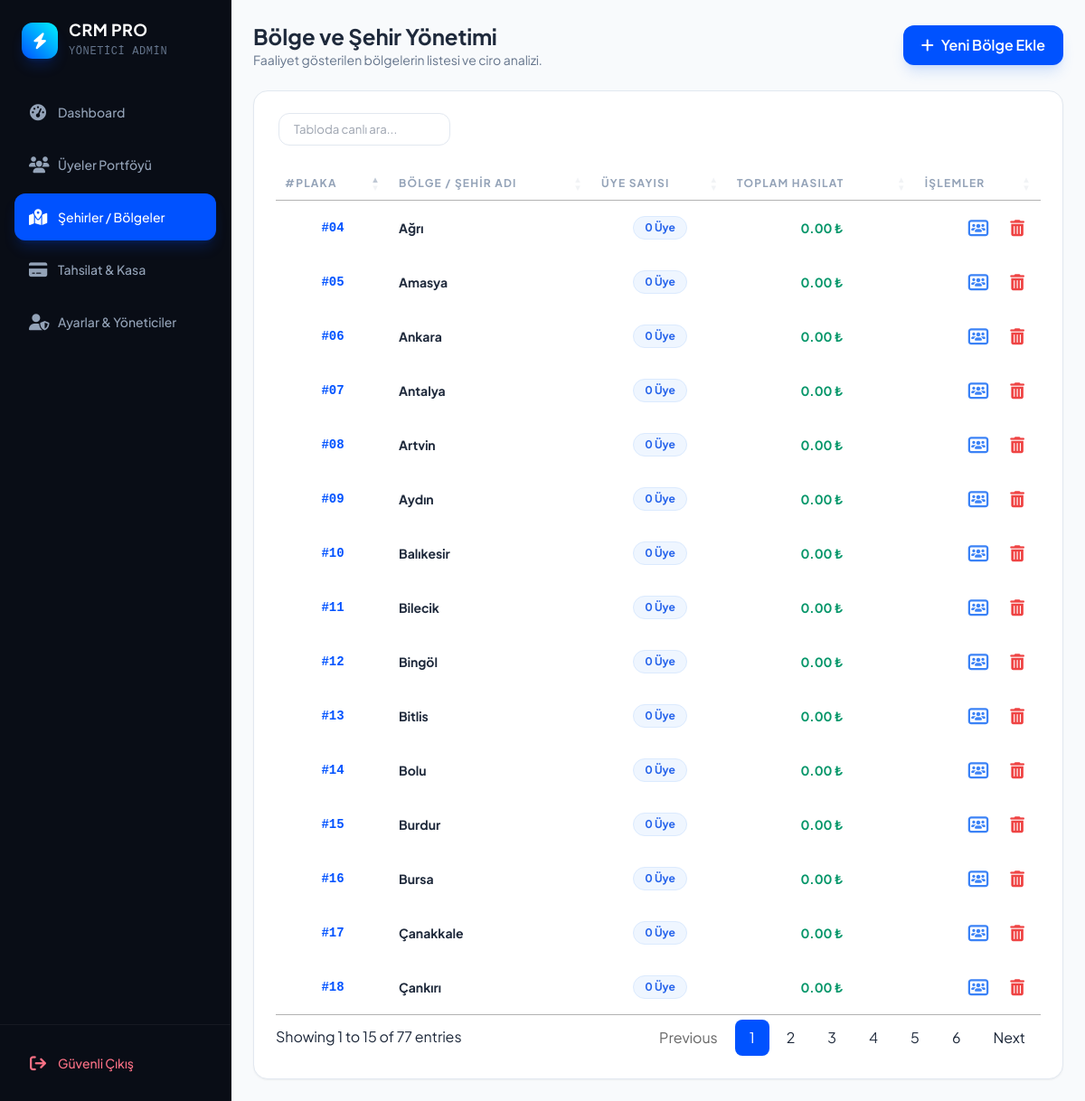
/bolgeler.php (signed in), run on the app's committed database.
### tables this page shows
CREATE TABLE `sehirler` (
  `id` int(11) NOT NULL,
  `plaka` varchar(2) NOT NULL,
  `sehir_adi` varchar(50) NOT NULL
);

### bolgeler.php (the view, shortened to what this page needs)
<?php
include 'config/db.php';
include 'includes/header.php';
include 'includes/sidebar.php';
?>
<main class="flex-1 w-full min-w-0 p-6 bg-slate-50 min-h-screen overflow-y-auto">
    <div class="flex justify-between items-center mb-6">
        <div>
            <h1 class="text-2xl font-bold text-slate-800">Bölge ve Şehir Yönetimi</h1>
            <p class="text-slate-500 text-sm">Faaliyet gösterilen bölgelerin listesi ve ciro analizi.</p>
        </div>
        <button onclick="openModal('modalSehirEkle')" class="bg-brand-electric hover:bg-brand-electricHover text-white px-5 py-2.5 rounded-xl shadow-lg shadow-blue-500/20 transition-all flex items-center font-semibold">
            <i class="fa-solid fa-plus mr-2"></i> Yeni Bölge Ekle
        </button>
    </div>
    <div class="bg-white rounded-2xl shadow-sm border border-slate-200 overflow-hidden">
        <div class="p-6">
            <table id="tabloBolgeler" class="w-full text-left">
                <thead>
                    <tr class="text-slate-400 text-xs uppercase tracking-widest border-b border-slate-100">
                        <th class="pb-4 font-semibold text-center">#PLAKA</th>
                        <th class="pb-4 font-semibold">BÖLGE / ŞEHİR ADI</th>
                        <th class="pb-4 font-semibold text-center">ÜYE SAYISI</th>
                        <th class="pb-4 font-semibold text-center">TOPLAM HASILAT</th>
                        <th class="pb-4 font-semibold text-right">İŞLEMLER</th>
                    </tr>
                </thead>
                <tbody class="text-slate-600 text-sm">
                    <?php
                    $sorgu = $db->query("
                        SELECT s.*,
                        (SELECT COUNT(*) FROM uyeler u WHERE u.sehir_plaka = s.plaka) as uye_sayisi,
                        (SELECT SUM(o.miktar) FROM odemeler o JOIN uyeler u ON o.uye_id = u.id WHERE u.sehir_plaka = s.plaka) as toplam_gelir
                        FROM sehirler s ORDER BY s.sehir_adi ASC
                    ");
                    while($row = $sorgu->fetch()):
                    ?>
                    <tr class="border-b border-slate-50 hover:bg-slate-50/80 transition">
                        <td class="py-4 text-center font-mono font-bold text-brand-electric">
                            #<?= $row['plaka'] ?>
                        </td>
                        <td class="py-4 font-bold text-slate-800">
                            <?= $row['sehir_adi'] ?>
                        </td>
                        <td class="py-4 text-center">
                            <span class="inline-flex items-center px-3 py-1 rounded-full text-xs font-bold bg-blue-50 text-blue-600 border border-blue-100">
                                <?= $row['uye_sayisi'] ?> Üye
                            </span>
                        </td>
                        <td class="py-4 text-center font-bold text-emerald-600">
                            <?= number_format($row['toplam_gelir'] ?? 0, 2) ?> ₺
                        </td>
                        <td class="py-4 text-right">
                            <div class="flex justify-end gap-2">
                                <a href="uyeler.php?sehir=<?= $row['plaka'] ?>" title="Üyeleri Filtrele" class="p-2 hover:bg-blue-50 rounded-lg text-blue-500 transition">
                                    <i class="fa-solid fa-users-rectangle text-lg"></i>
                                </a>
                                <button onclick="confirmDelete(<?= $row['id'] ?>, <?= $row['uye_sayisi'] ?>)" title="Bölgeyi Sil" class="p-2 hover:bg-red-50 rounded-lg text-red-500 transition">
                                    <i class="fa-solid fa-trash-can text-lg"></i>
                                </button>
                            </div>
                        </td>
                    </tr>
                    <?php endwhile; ?>
                </tbody>
            </table>
        </div>
    </div>
</main>
<?php include 'includes/footer.php'; ?>

### header.php (shortened to what this page needs)
<!DOCTYPE html>
<html lang="tr">
<head>
    <script src="https://cdn.tailwindcss.com"></script>
    <link rel="stylesheet" href="https://cdnjs.cloudflare.com/ajax/libs/font-awesome/6.4.0/css/all.min.css">
    <link rel="stylesheet" href="https://cdn.datatables.net/1.13.6/css/jquery.dataTables.min.css">
    <link rel="stylesheet" href="https://cdn.datatables.net/buttons/2.4.1/css/buttons.dataTables.min.css">
</head>
<body class="bg-slate-50 text-slate-800 antialiased font-sans flex min-h-screen">

### sidebar.php (shortened to what this page needs)
<?php
$currentPage = basename($_SERVER['PHP_SELF']);
?>
<aside class="w-64 bg-brand-black border-r border-white/5 flex flex-col justify-between hidden md:flex shrink-0 min-h-screen">
    <div>
        <div class="p-6 flex items-center space-x-3">
            <div class="w-10 h-10 rounded-xl bg-gradient-to-tr from-brand-electric to-brand-turquoise flex items-center justify-center text-white shadow-lg shadow-brand-electric/20">
                <i class="fa-solid fa-bolt text-lg"></i>
            </div>
            <div>
                <span class="text-white font-bold text-lg tracking-wide block leading-none">CRM PRO</span>
                <span class="text-xs text-slate-500 font-mono tracking-wider uppercase"><?= htmlspecialchars($_SESSION['ad_soyad'] ?? 'YÖNETİCİ') ?></span>
            </div>
        </div>
        <nav class="px-4 space-y-1.5 mt-2">
            <a href="index.php" class="flex items-center space-x-3 px-4 py-3 rounded-xl transition font-medium text-sm <?= $currentPage == 'index.php' ? 'bg-brand-electric text-white shadow-lg shadow-brand-electric/20' : 'text-slate-400 hover:text-white hover:bg-white/5' ?>">
                <i class="fa-solid fa-gauge-high text-lg w-5 text-center"></i>
                <span>Dashboard</span>
            </a>
            <a href="uyeler.php" class="flex items-center space-x-3 px-4 py-3 rounded-xl transition font-medium text-sm <?= $currentPage == 'uyeler.php' ? 'bg-brand-electric text-white shadow-lg shadow-brand-electric/20' : 'text-slate-400 hover:text-white hover:bg-white/5' ?>">
                <i class="fa-solid fa-users text-lg w-5 text-center"></i>
                <span>Üyeler Portföyü</span>
            </a>
            <a href="bolgeler.php" class="flex items-center space-x-3 px-4 py-3 rounded-xl transition font-medium text-sm <?= $currentPage == 'bolgeler.php' ? 'bg-brand-electric text-white shadow-lg shadow-brand-electric/20' : 'text-slate-400 hover:text-white hover:bg-white/5' ?>">
                <i class="fa-solid fa-map-location-dot text-lg w-5 text-center"></i>
                <span>Şehirler / Bölgeler</span>
            </a>
            <a href="odemeler.php" class="flex items-center space-x-3 px-4 py-3 rounded-xl transition font-medium text-sm <?= $currentPage == 'odemeler.php' ? 'bg-brand-electric text-white shadow-lg shadow-brand-electric/20' : 'text-slate-400 hover:text-white hover:bg-white/5' ?>">
                <i class="fa-solid fa-credit-card text-lg w-5 text-center"></i>
                <span>Tahsilat & Kasa</span>
            </a>
            <a href="ayarlar.php" class="flex items-center space-x-3 px-4 py-3 rounded-xl transition font-medium text-sm <?= $currentPage == 'ayarlar.php' ? 'bg-brand-electric text-white shadow-lg shadow-brand-electric/20' : 'text-slate-400 hover:text-white hover:bg-white/5' ?>">
                <i class="fa-solid fa-user-shield text-lg w-5 text-center"></i>
                <span>Ayarlar & Yöneticiler</span>
            </a>
        </nav>
    </div>
    <div class="p-4 border-t border-white/5">
        <a href="logout.php" class="flex items-center space-x-3 px-4 py-3 rounded-xl text-rose-400 hover:text-rose-300 hover:bg-rose-500/10 transition font-medium text-sm">
            <i class="fa-solid fa-arrow-right-from-bracket text-lg w-5 text-center"></i>
            <span>Güvenli Çıkış</span>
        </a>
    </div>
</aside>

### footer.php (shortened to what this page needs)
</body>
</html>

### data on the page
sehirler: plaka "04", sehir_adi "Ağrı", uye_sayisi "0", toplam_gelir "0.00"
sehirler: plaka "05", sehir_adi "Amasya", uye_sayisi "0", toplam_gelir "0.00"
sehirler: plaka "06", sehir_adi "Ankara", uye_sayisi "0", toplam_gelir "0.00"
sehirler: plaka "07", sehir_adi "Antalya", uye_sayisi "0", toplam_gelir "0.00"
sehirler: plaka "08", sehir_adi "Artvin", uye_sayisi "0", toplam_gelir "0.00"
sehirler: plaka "09", sehir_adi "Aydın", uye_sayisi "0", toplam_gelir "0.00"
sehirler: plaka "10", sehir_adi "Balıkesir", uye_sayisi "0", toplam_gelir "0.00"
sehirler: plaka "11", sehir_adi "Bilecik", uye_sayisi "0", toplam_gelir "0.00"
sehirler: plaka "12", sehir_adi "Bingöl", uye_sayisi "0", toplam_gelir "0.00"
sehirler: plaka "13", sehir_adi "Bitlis", uye_sayisi "0", toplam_gelir "0.00"
sehirler: plaka "14", sehir_adi "Bolu", uye_sayisi "0", toplam_gelir "0.00"
sehirler: plaka "15", sehir_adi "Burdur", uye_sayisi "0", toplam_gelir "0.00"
sehirler: plaka "16", sehir_adi "Bursa", uye_sayisi "0", toplam_gelir "0.00"
sehirler: plaka "17", sehir_adi "Çanakkale", uye_sayisi "0", toplam_gelir "0.00"
sehirler: plaka "18", sehir_adi "Çankırı", uye_sayisi "0", toplam_gelir "0.00"

### other printed values
$_SESSION['ad_soyad'] "YÖNETICI ADMIN"
